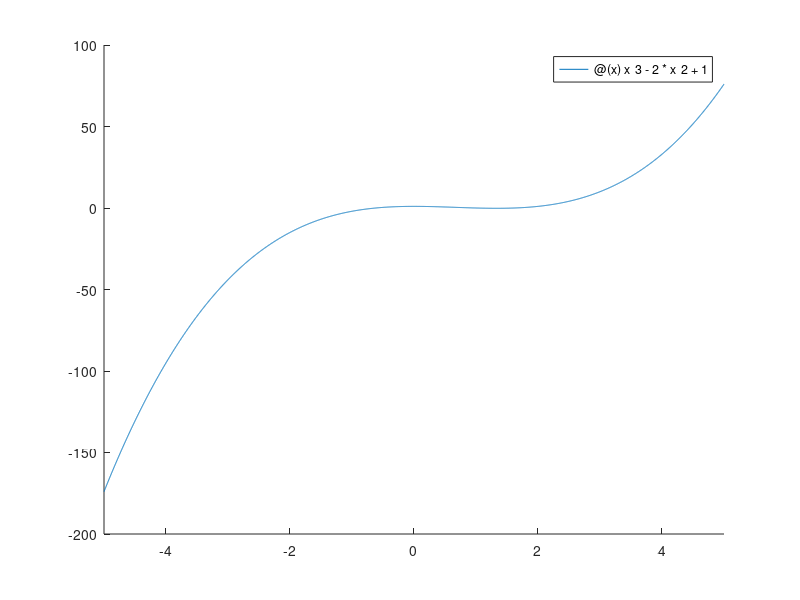

Write MATLAB code to recreate this figure. (Note: this script raises an error after producing the figure.)
f = @(x) x^3-2*x^2+1;
str_f = func2str(f);
f1 = @(x) 3*x^2-4*x;
tol = 10^-8;
n=50;

% Plotting the function
hold on

fplot(f)
xline(0)
yline(0)

axis square

fprintf('Function: %s \n',str_f(5:end))
fprintf('Tolerance: %d \n\n', tol)

%First root approximation
x0 = -2;
x1 = -7/4;

fprintf('First Root Interval: [%d,%d] \n\n', x0,x1)
fprintf('First Root Approximations: \n')
fprintf('Newton-Raphson: ')

[root_N,times_N] = Newton_Raphson(x0,tol,n,f,f1);

fprintf('r= %1.16f ', root_N)
fprintf('(Times looped: %d) \n', times_N)

fprintf('Secant: ')

[root_S,times_S] = Secant(x0,x1,tol,n,f);

fprintf('r= %1.16f ', root_S)
fprintf('(Times looped: %d) \n', times_S)


fprintf('Bisection: ')

[root_B,times_B] = Bisection(x0,x1,tol,n,f);

fprintf('r= %1.16f ', root_B)
fprintf('(Times looped: %d) \n\n', times_B)


%Second root approximation
x0 = 4/3;
x1 = 5/4;
fprintf('Second Root Interval: [%d,%d] \n\n', x0,x1)
fprintf('Second Root Approximations: \n')
fprintf('Newton-Raphson: ')

[root_N,times_N] = Newton_Raphson(x0,tol,n,f,f1);

fprintf('r= %1.16f ', root_N)
fprintf('(Times looped: %d) \n', times_N)

fprintf('Secant: ')

[root_S,times_S] = Secant(x0,x1,tol,n,f);

fprintf('r= %1.16f ', root_S)
fprintf('(Times looped: %d) \n', times_S)

fprintf('Bisection: ')

[root_B,times_B] = Bisection(x0,x1,tol,n,f);

fprintf('r= %1.16f ', root_B)
fprintf('(Times looped: %d) \n\n', times_B)

%Third root approximation

x0 = 3/2;
x1 = 2;

fprintf('Third Root Interval: [%d,%d] \n\n', x0,x1)
fprintf('Third Root Approximations: \n')
fprintf('Newton-Raphson: ')

[root_N,times_N] = Newton_Raphson(x0,tol,n,f,f1);

fprintf('r= %1.16f ', root_N)
fprintf('(Times looped: %d) \n', times_N)

fprintf('Secant: ')

[root_S,times_S] = Secant(x0,x1,tol,n,f);

fprintf('r= %1.16f ', root_S)
fprintf('(Times looped: %d) \n', times_S)

fprintf('Bisection: ')

[root_B,times_B] = Bisection(x0,x1,tol,n,f);

fprintf('r= %1.16f ', root_B)
fprintf('(Times looped: %d)', times_B)